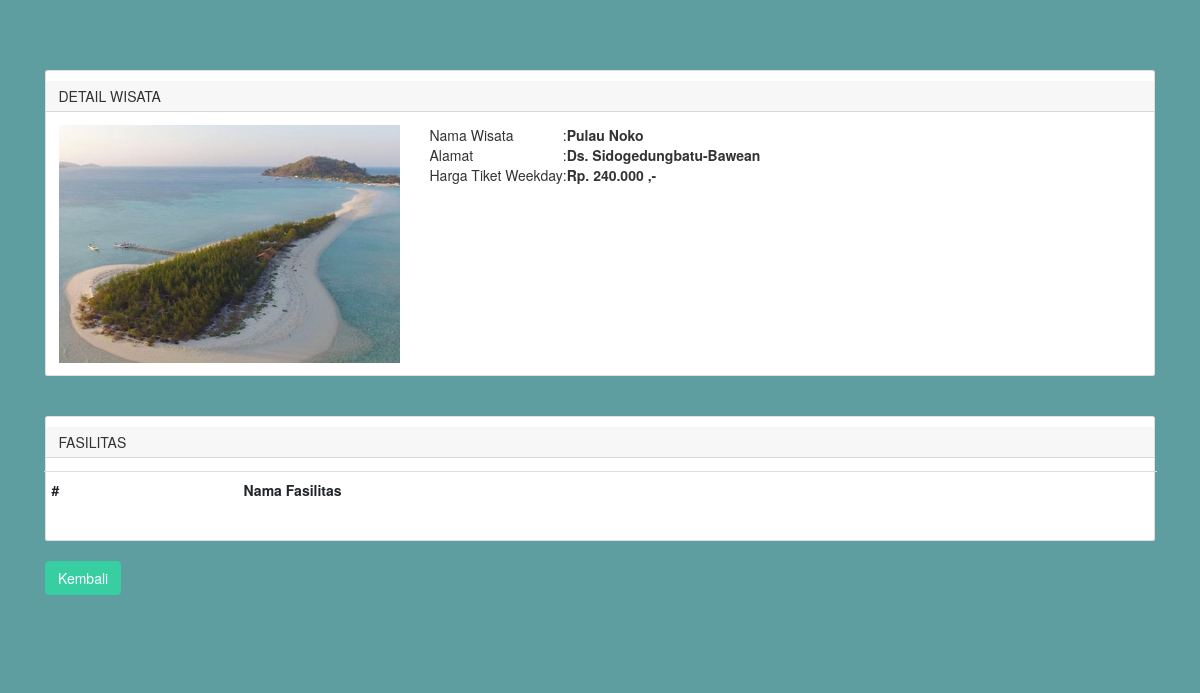
/C_wisata/detail_wis/2, run on an earlier commit of the app's database.
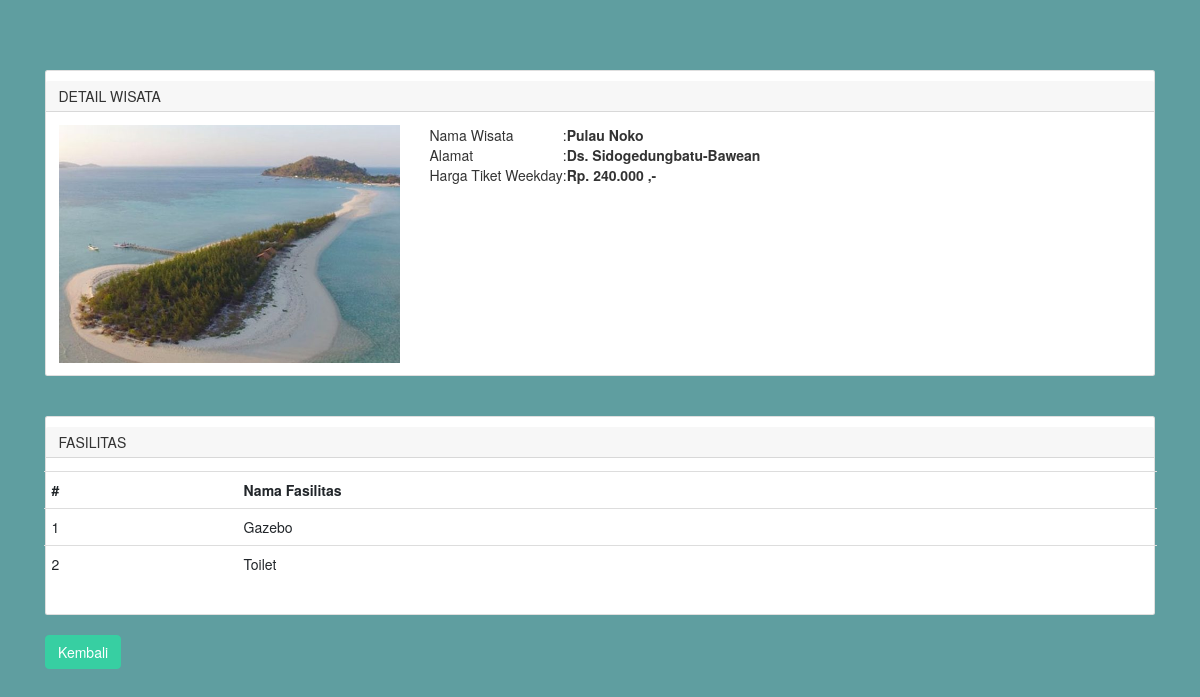
And on a later commit of the database.
### tables this page shows
CREATE TABLE `wisata` (
  `wis_id` int(11) NOT NULL,
  `wis_nama` varchar(200) NOT NULL,
  `wis_img` varchar(200) NOT NULL,
  `wis_desc_short` text NOT NULL,
  `wis_desc_long` text NOT NULL,
  `wis_hrg_weekday` decimal(10,0) NOT NULL,
  `wis_status` int(11) NOT NULL
);

CREATE TABLE `fasilitas` (
  `fas_id` int(11) NOT NULL,
  `wis_id` int(11) NOT NULL,
  `fas_nama` varchar(200) NOT NULL,
  `fas_icon` text NOT NULL
);

### application/controllers/C_wisata.php (called while the page is built, shortened)
<?php
class C_wisata extends CI_Controller {
	function __construct(){
		$this->load->model('M_wisata');
		$this->load->model('M_login');
		$this->load->library('form_validation');
	}
	public function detail_wis($wis_id){
		$data['detwis'] = $this->M_wisata->det_wis($wis_id);
		$data['detfas'] = $this->M_wisata->getFasById($wis_id);
		$this->load->view('templates/header');
		$this->load->view('user/det_wis', $data);
		$this->load->view('templates/footer');
	}
}

### index.php (called while the page is built, shortened)
<?php
require_once BASEPATH.'core/CodeIgniter.php';

### application/models/M_wisata.php (called while the page is built, shortened)
<?php
class M_wisata extends CI_Model
{
	public function det_wis($wis_id)
	{
		$result = $this->db->where('wis_id',$wis_id)->get('wisata');
		if ($result->num_rows() > 0){
			return $result->result();
		}else{
			return false;
		}
	}
	public function getFasById($wis_id)
	{
		$result = $this->db->where('wis_id',$wis_id)->get('fasilitas');
		if ($result->num_rows() > 0){
			return $result->result();
		}else{
			return false;
		}
	}
}

### application/views/user/det_wis.php (the view, shortened to what this page needs)
<div class="site-section" style="background-color: #5F9EA0">
  <div class="container">
   <?php foreach ($detwis as $detail) : ?>
    <div class="card">
      <h5 class="card-header">Detail Wisata</h5>
      <div class="card-body">
        <div class="row">
          <div class="col-md-4">
              <img src="<?php echo base_url().'/assets/image/'.$detail->wis_img ?>" alt="FImageo" class="img-fluid">
          </div>
          <div class="col-md-8">
            <table>
              <tr>
                <td>Nama Wisata</td>
                <td>:</td>
                <td><strong><?php echo $detail->wis_nama?></strong></td>
              </tr>
              <tr>
                <td>Alamat</td>
                <td>:</td>
                <td><strong><?php echo $detail->wis_desc_short?></strong></td>
              </tr>
              <tr>
                <td>Harga Tiket Weekday</td>
                <td>:</td>
                <td><strong>Rp. <?php echo number_format($detail->wis_hrg_weekday, 0,',','.') ?> ,-</strong></td>
              </tr>
            </table>
          </div>
        </div>
           <?php endforeach; ?>
      </div>
    </div>
    <br><br>
    <div class="card">
      <h5 class="card-header">Fasilitas</h5>
      <div class="card-body">
        <div class="row">
            <table class="table table-border">
              <tr>
                <th scope="col">#</th>
                <th scope="col">Nama Fasilitas</th>
              </tr>
              <?php $no=1; foreach ($detfas as $det) : ?>
              <tr>
                <td><?php echo $no; $no++; ?></td>
                <td><?php echo $det->fas_nama ?></td>
              </tr>
               <?php endforeach; ?>
            </table>
          </div>
        </div>
      </div>
        <br>
          <a href="<?php echo base_url('C_wisata/index'); ?>" class="btn btn-primary right">Kembali</a>
    </div>
 </div>

What changed in the data, as far as the page shows it:
added fasilitas: fas_nama "Gazebo"
added fasilitas: fas_nama "Toilet"
